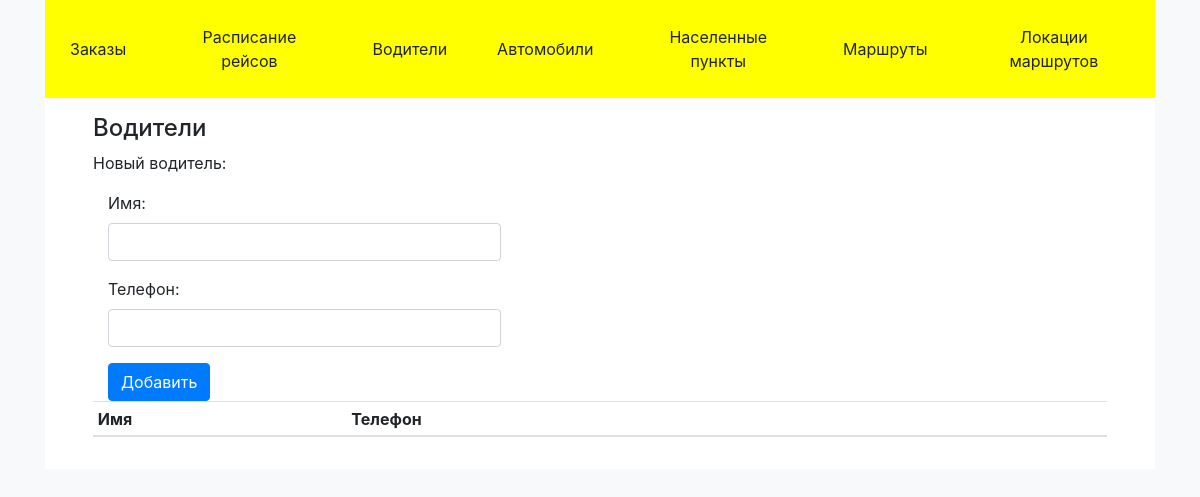
The page /employees on the database as committed earlier.
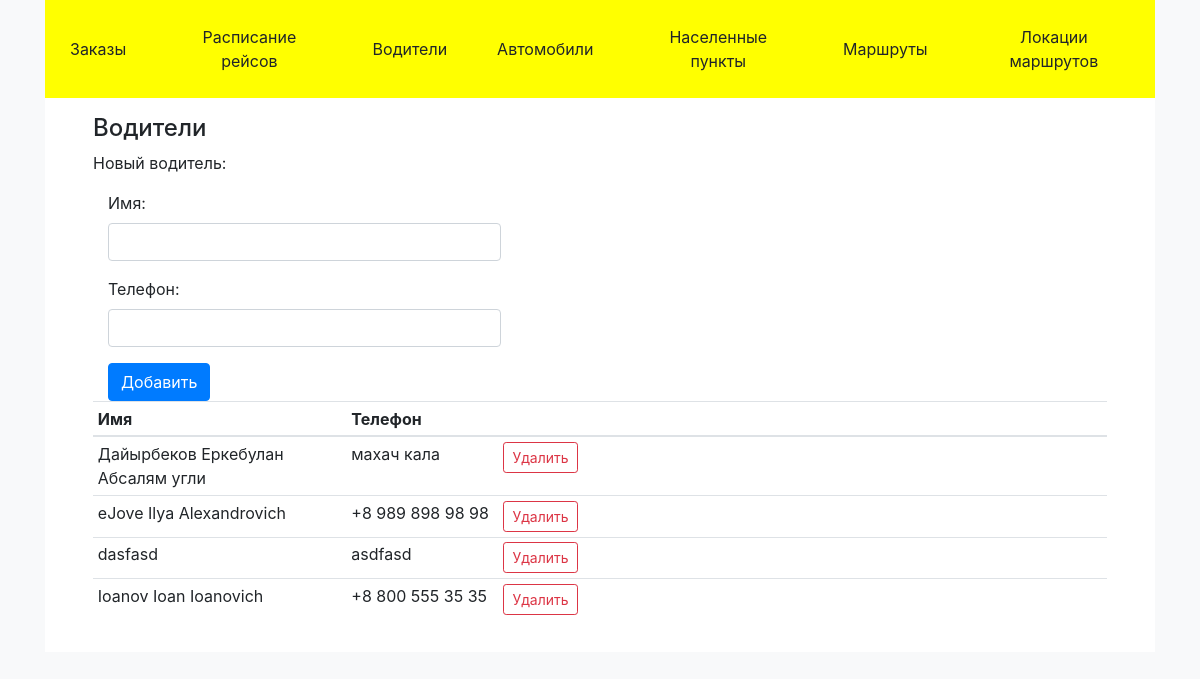
The same page on the database as committed later.
### main/models.py (models this page shows, shortened)
class Driver(models.Model):
    phone = models.CharField(max_length=20, blank=False)
    name = models.CharField(max_length=100, blank=False)
    class Meta:
        verbose_name_plural = 'Водители'

### main/views/employees.py (the view)
# urls.py: path('employees', views.employees.employees),
def employees(request):
    m = Driver.objects.all().order_by('-name')
    form = DriverForm()
    dic = {
        'form': form,
        'drivers': m,
        'title': 'Водители',
    }
    return render(request, 'main/employees.html', dic)

### main/forms.py
class DriverForm(forms.Form):
    name = forms.CharField(
        label='Имя',
        max_length=100,
        widget=forms.TextInput(attrs={
            "class": "form-control",
        }),
    )
    phone = forms.CharField(
        label='Телефон',
        max_length=20,
        widget=forms.TextInput(attrs={
            "class": "form-control",
        }),
    )
    required_css_class = rcc
    class Meta:
        model = Driver
        exclude = []

### main/templates/main/employees.html (shortened to what this page needs)
{% extends 'main/base.html' %}
{% block content %}
<div>
    <div>Новый водитель:</div>
    <form method="post" action="employee/add" class="col-md-5">
        {{ form }}
            <div class="">
                <input type="submit"  value='Добавить'
                       class="btn btn-primary mt-3 justify-content-end"/>
            </div>
    </form>
    <table class="table table-sm table-hover" width="50%">
        <thead>
        <tr>
            <th class="" width="25%">
                Имя
            </th>
            <th class="" width="15%">
                Телефон
            </th>
            <th class="">
            </th>
        </tr>
        </thead>
        <tbody>
            {% for driver in drivers %}
                <tr>
                    <td>{{ driver.name }}</td>
                    <td>{{ driver.phone }}</td>
                    <td>
                        <form method="post" action="employee/delete/{{driver.id}}" class="">
                            <input type="submit"  value='Удалить'
                                   class="btn btn-sm btn-outline-danger justify-content-end"/>
                        </form>
                    </td>
                </tr>
            {% endfor %}
        </tbody>
    </table>
</div>
{% endblock %}

Rows that differ between the two databases and show on the page:
added Driver: name "Дайырбеков Еркебулан Абсалям угли", phone "махач кала"
added Driver: name "eJove Ilya Alexandrovich", phone "+8 989 898 98 98"
added Driver: name "dasfasd", phone "asdfasd"
added Driver: name "Ioanov Ioan Ioanovich", phone "+8 800 555 35 35"
